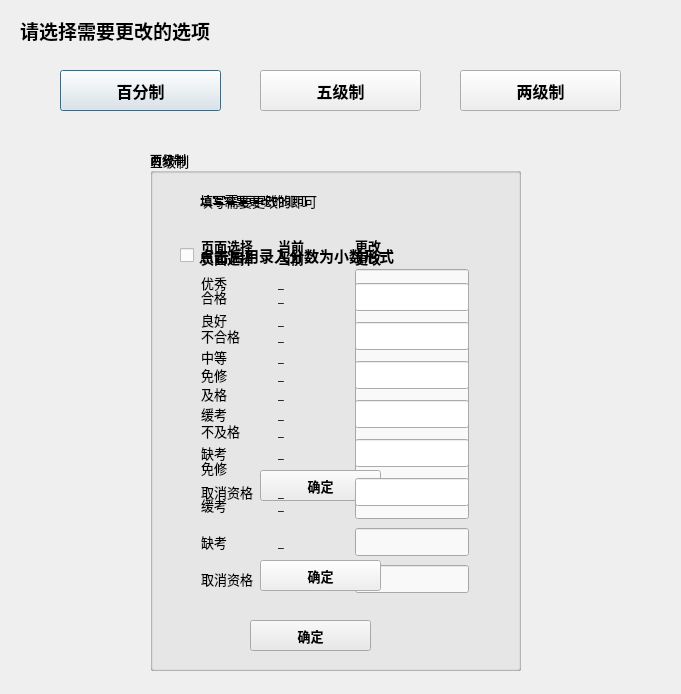
<?xml version="1.0" encoding="UTF-8"?>
<ui version="4.0">
 <class>MapDialog</class>
 <widget class="QDialog" name="MapDialog">
  <property name="geometry">
   <rect>
    <x>0</x>
    <y>0</y>
    <width>681</width>
    <height>694</height>
   </rect>
  </property>
  <property name="windowTitle">
   <string>更改分数映射</string>
  </property>
  <widget class="QPushButton" name="btn_hundred">
   <property name="geometry">
    <rect>
     <x>60</x>
     <y>70</y>
     <width>161</width>
     <height>41</height>
    </rect>
   </property>
   <property name="font">
    <font>
     <family>微软雅黑</family>
     <pointsize>12</pointsize>
     <weight>75</weight>
     <bold>true</bold>
    </font>
   </property>
   <property name="text">
    <string>百分制</string>
   </property>
  </widget>
  <widget class="QPushButton" name="btn_five">
   <property name="geometry">
    <rect>
     <x>260</x>
     <y>70</y>
     <width>161</width>
     <height>41</height>
    </rect>
   </property>
   <property name="font">
    <font>
     <family>微软雅黑</family>
     <pointsize>12</pointsize>
     <weight>75</weight>
     <bold>true</bold>
    </font>
   </property>
   <property name="text">
    <string>五级制</string>
   </property>
  </widget>
  <widget class="QPushButton" name="btn_two">
   <property name="geometry">
    <rect>
     <x>460</x>
     <y>70</y>
     <width>161</width>
     <height>41</height>
    </rect>
   </property>
   <property name="font">
    <font>
     <family>微软雅黑</family>
     <pointsize>12</pointsize>
     <weight>75</weight>
     <bold>true</bold>
    </font>
   </property>
   <property name="text">
    <string>两级制</string>
   </property>
  </widget>
  <widget class="QLabel" name="label">
   <property name="geometry">
    <rect>
     <x>20</x>
     <y>10</y>
     <width>371</width>
     <height>41</height>
    </rect>
   </property>
   <property name="font">
    <font>
     <family>微软雅黑</family>
     <pointsize>14</pointsize>
     <weight>75</weight>
     <bold>true</bold>
    </font>
   </property>
   <property name="text">
    <string>请选择需要更改的选项</string>
   </property>
  </widget>
  <widget class="QGroupBox" name="groupBox_five">
   <property name="geometry">
    <rect>
     <x>150</x>
     <y>150</y>
     <width>371</width>
     <height>521</height>
    </rect>
   </property>
   <property name="font">
    <font>
     <family>微软雅黑</family>
     <pointsize>10</pointsize>
    </font>
   </property>
   <property name="title">
    <string>五级制</string>
   </property>
   <widget class="QWidget" name="layoutWidget">
    <property name="geometry">
     <rect>
      <x>50</x>
      <y>80</y>
      <width>270</width>
      <height>371</height>
     </rect>
    </property>
    <layout class="QGridLayout" name="gridLayout">
     <item row="0" column="0">
      <widget class="QLabel" name="label_2">
       <property name="minimumSize">
        <size>
         <width>70</width>
         <height>30</height>
        </size>
       </property>
       <property name="maximumSize">
        <size>
         <width>70</width>
         <height>30</height>
        </size>
       </property>
       <property name="font">
        <font>
         <pointsize>10</pointsize>
         <weight>75</weight>
         <bold>true</bold>
        </font>
       </property>
       <property name="text">
        <string>页面选择</string>
       </property>
      </widget>
     </item>
     <item row="0" column="1">
      <widget class="QLabel" name="label_4">
       <property name="minimumSize">
        <size>
         <width>70</width>
         <height>30</height>
        </size>
       </property>
       <property name="maximumSize">
        <size>
         <width>70</width>
         <height>30</height>
        </size>
       </property>
       <property name="font">
        <font>
         <pointsize>10</pointsize>
         <weight>75</weight>
         <bold>true</bold>
        </font>
       </property>
       <property name="text">
        <string>当前</string>
       </property>
      </widget>
     </item>
     <item row="0" column="2">
      <widget class="QLabel" name="label_3">
       <property name="minimumSize">
        <size>
         <width>70</width>
         <height>30</height>
        </size>
       </property>
       <property name="maximumSize">
        <size>
         <width>70</width>
         <height>30</height>
        </size>
       </property>
       <property name="font">
        <font>
         <pointsize>10</pointsize>
         <weight>75</weight>
         <bold>true</bold>
        </font>
       </property>
       <property name="text">
        <string>更改</string>
       </property>
      </widget>
     </item>
     <item row="1" column="0">
      <widget class="QLabel" name="label_17">
       <property name="minimumSize">
        <size>
         <width>70</width>
         <height>30</height>
        </size>
       </property>
       <property name="maximumSize">
        <size>
         <width>70</width>
         <height>30</height>
        </size>
       </property>
       <property name="font">
        <font>
         <family>微软雅黑</family>
         <pointsize>10</pointsize>
        </font>
       </property>
       <property name="text">
        <string>优秀</string>
       </property>
      </widget>
     </item>
     <item row="1" column="1">
      <widget class="QLabel" name="five_now_you">
       <property name="minimumSize">
        <size>
         <width>70</width>
         <height>30</height>
        </size>
       </property>
       <property name="maximumSize">
        <size>
         <width>70</width>
         <height>30</height>
        </size>
       </property>
       <property name="text">
        <string>_</string>
       </property>
      </widget>
     </item>
     <item row="1" column="2">
      <widget class="QLineEdit" name="five_edit_you">
       <property name="minimumSize">
        <size>
         <width>114</width>
         <height>28</height>
        </size>
       </property>
       <property name="maximumSize">
        <size>
         <width>114</width>
         <height>28</height>
        </size>
       </property>
       <property name="font">
        <font>
         <family>微软雅黑</family>
        </font>
       </property>
      </widget>
     </item>
     <item row="2" column="0">
      <widget class="QLabel" name="label_22">
       <property name="minimumSize">
        <size>
         <width>70</width>
         <height>30</height>
        </size>
       </property>
       <property name="maximumSize">
        <size>
         <width>70</width>
         <height>30</height>
        </size>
       </property>
       <property name="font">
        <font>
         <family>微软雅黑</family>
         <pointsize>10</pointsize>
        </font>
       </property>
       <property name="text">
        <string>良好</string>
       </property>
      </widget>
     </item>
     <item row="2" column="1">
      <widget class="QLabel" name="five_now_liang">
       <property name="minimumSize">
        <size>
         <width>70</width>
         <height>30</height>
        </size>
       </property>
       <property name="maximumSize">
        <size>
         <width>70</width>
         <height>30</height>
        </size>
       </property>
       <property name="text">
        <string>_</string>
       </property>
      </widget>
     </item>
     <item row="2" column="2">
      <widget class="QLineEdit" name="five_edit_liang">
       <property name="minimumSize">
        <size>
         <width>114</width>
         <height>28</height>
        </size>
       </property>
       <property name="maximumSize">
        <size>
         <width>114</width>
         <height>28</height>
        </size>
       </property>
       <property name="font">
        <font>
         <family>微软雅黑</family>
        </font>
       </property>
      </widget>
     </item>
     <item row="3" column="0">
      <widget class="QLabel" name="label_20">
       <property name="minimumSize">
        <size>
         <width>70</width>
         <height>30</height>
        </size>
       </property>
       <property name="maximumSize">
        <size>
         <width>70</width>
         <height>30</height>
        </size>
       </property>
       <property name="font">
        <font>
         <family>微软雅黑</family>
         <pointsize>10</pointsize>
        </font>
       </property>
       <property name="text">
        <string>中等</string>
       </property>
      </widget>
     </item>
     <item row="3" column="1">
      <widget class="QLabel" name="five_now_zhong">
       <property name="minimumSize">
        <size>
         <width>70</width>
         <height>30</height>
        </size>
       </property>
       <property name="maximumSize">
        <size>
         <width>70</width>
         <height>30</height>
        </size>
       </property>
       <property name="text">
        <string>_</string>
       </property>
      </widget>
     </item>
     <item row="3" column="2">
      <widget class="QLineEdit" name="five_edit_zhong">
       <property name="minimumSize">
        <size>
         <width>114</width>
         <height>28</height>
        </size>
       </property>
       <property name="maximumSize">
        <size>
         <width>114</width>
         <height>28</height>
        </size>
       </property>
       <property name="font">
        <font>
         <family>微软雅黑</family>
        </font>
       </property>
      </widget>
     </item>
     <item row="4" column="0">
      <widget class="QLabel" name="label_18">
       <property name="minimumSize">
        <size>
         <width>70</width>
         <height>30</height>
        </size>
       </property>
       <property name="maximumSize">
        <size>
         <width>70</width>
         <height>30</height>
        </size>
       </property>
       <property name="font">
        <font>
         <family>微软雅黑</family>
         <pointsize>10</pointsize>
        </font>
       </property>
       <property name="text">
        <string>及格</string>
       </property>
      </widget>
     </item>
     <item row="4" column="1">
      <widget class="QLabel" name="five_now_jige">
       <property name="minimumSize">
        <size>
         <width>70</width>
         <height>30</height>
        </size>
       </property>
       <property name="maximumSize">
        <size>
         <width>70</width>
         <height>30</height>
        </size>
       </property>
       <property name="text">
        <string>_</string>
       </property>
      </widget>
     </item>
     <item row="4" column="2">
      <widget class="QLineEdit" name="five_edit_jige">
       <property name="minimumSize">
        <size>
         <width>114</width>
         <height>28</height>
        </size>
       </property>
       <property name="maximumSize">
        <size>
         <width>114</width>
         <height>28</height>
        </size>
       </property>
       <property name="font">
        <font>
         <family>微软雅黑</family>
        </font>
       </property>
      </widget>
     </item>
     <item row="5" column="0">
      <widget class="QLabel" name="label_21">
       <property name="minimumSize">
        <size>
         <width>70</width>
         <height>30</height>
        </size>
       </property>
       <property name="maximumSize">
        <size>
         <width>70</width>
         <height>30</height>
        </size>
       </property>
       <property name="font">
        <font>
         <family>微软雅黑</family>
         <pointsize>10</pointsize>
        </font>
       </property>
       <property name="text">
        <string>不及格</string>
       </property>
      </widget>
     </item>
     <item row="5" column="1">
      <widget class="QLabel" name="five_now_bujige">
       <property name="minimumSize">
        <size>
         <width>70</width>
         <height>30</height>
        </size>
       </property>
       <property name="maximumSize">
        <size>
         <width>70</width>
         <height>30</height>
        </size>
       </property>
       <property name="text">
        <string>_</string>
       </property>
      </widget>
     </item>
     <item row="5" column="2">
      <widget class="QLineEdit" name="five_edit_bujige">
       <property name="minimumSize">
        <size>
         <width>114</width>
         <height>28</height>
        </size>
       </property>
       <property name="maximumSize">
        <size>
         <width>114</width>
         <height>28</height>
        </size>
       </property>
       <property name="font">
        <font>
         <family>微软雅黑</family>
        </font>
       </property>
      </widget>
     </item>
     <item row="6" column="0">
      <widget class="QLabel" name="label_19">
       <property name="minimumSize">
        <size>
         <width>70</width>
         <height>30</height>
        </size>
       </property>
       <property name="maximumSize">
        <size>
         <width>70</width>
         <height>30</height>
        </size>
       </property>
       <property name="font">
        <font>
         <family>微软雅黑</family>
         <pointsize>10</pointsize>
        </font>
       </property>
       <property name="text">
        <string>免修</string>
       </property>
      </widget>
     </item>
     <item row="6" column="1">
      <widget class="QLabel" name="five_now_mianxiu">
       <property name="minimumSize">
        <size>
         <width>70</width>
         <height>30</height>
        </size>
       </property>
       <property name="maximumSize">
        <size>
         <width>70</width>
         <height>30</height>
        </size>
       </property>
       <property name="text">
        <string>_</string>
       </property>
      </widget>
     </item>
     <item row="6" column="2">
      <widget class="QLineEdit" name="five_edit_mianxiu">
       <property name="minimumSize">
        <size>
         <width>114</width>
         <height>28</height>
        </size>
       </property>
       <property name="maximumSize">
        <size>
         <width>114</width>
         <height>28</height>
        </size>
       </property>
       <property name="font">
        <font>
         <family>微软雅黑</family>
        </font>
       </property>
      </widget>
     </item>
     <item row="7" column="0">
      <widget class="QLabel" name="label_23">
       <property name="minimumSize">
        <size>
         <width>70</width>
         <height>30</height>
        </size>
       </property>
       <property name="maximumSize">
        <size>
         <width>70</width>
         <height>30</height>
        </size>
       </property>
       <property name="font">
        <font>
         <family>微软雅黑</family>
         <pointsize>10</pointsize>
        </font>
       </property>
       <property name="text">
        <string>缓考</string>
       </property>
      </widget>
     </item>
     <item row="7" column="1">
      <widget class="QLabel" name="five_now_huankao">
       <property name="minimumSize">
        <size>
         <width>70</width>
         <height>30</height>
        </size>
       </property>
       <property name="maximumSize">
        <size>
         <width>70</width>
         <height>30</height>
        </size>
       </property>
       <property name="text">
        <string>_</string>
       </property>
      </widget>
     </item>
     <item row="7" column="2">
      <widget class="QLineEdit" name="five_edit_huankao">
       <property name="minimumSize">
        <size>
         <width>114</width>
         <height>28</height>
        </size>
       </property>
       <property name="maximumSize">
        <size>
         <width>114</width>
         <height>28</height>
        </size>
       </property>
       <property name="font">
        <font>
         <family>微软雅黑</family>
        </font>
       </property>
      </widget>
     </item>
     <item row="8" column="0">
      <widget class="QLabel" name="label_9">
       <property name="minimumSize">
        <size>
         <width>70</width>
         <height>30</height>
        </size>
       </property>
       <property name="maximumSize">
        <size>
         <width>70</width>
         <height>30</height>
        </size>
       </property>
       <property name="font">
        <font>
         <family>微软雅黑</family>
         <pointsize>10</pointsize>
        </font>
       </property>
       <property name="text">
        <string>缺考</string>
       </property>
      </widget>
     </item>
     <item row="8" column="1">
      <widget class="QLabel" name="five_now_quekao">
       <property name="minimumSize">
        <size>
         <width>70</width>
         <height>30</height>
        </size>
       </property>
       <property name="maximumSize">
        <size>
         <width>70</width>
         <height>30</height>
        </size>
       </property>
       <property name="text">
        <string>_</string>
       </property>
      </widget>
     </item>
     <item row="8" column="2">
      <widget class="QLineEdit" name="five_edit_quekao">
       <property name="minimumSize">
        <size>
         <width>114</width>
         <height>28</height>
        </size>
       </property>
       <property name="maximumSize">
        <size>
         <width>114</width>
         <height>28</height>
        </size>
       </property>
       <property name="font">
        <font>
         <family>微软雅黑</family>
        </font>
       </property>
      </widget>
     </item>
     <item row="9" column="0">
      <widget class="QLabel" name="label_10">
       <property name="minimumSize">
        <size>
         <width>70</width>
         <height>30</height>
        </size>
       </property>
       <property name="maximumSize">
        <size>
         <width>70</width>
         <height>30</height>
        </size>
       </property>
       <property name="font">
        <font>
         <family>微软雅黑</family>
         <pointsize>10</pointsize>
        </font>
       </property>
       <property name="text">
        <string>取消资格</string>
       </property>
      </widget>
     </item>
     <item row="9" column="1">
      <widget class="QLabel" name="five_now_quxiaozige">
       <property name="minimumSize">
        <size>
         <width>70</width>
         <height>30</height>
        </size>
       </property>
       <property name="maximumSize">
        <size>
         <width>70</width>
         <height>30</height>
        </size>
       </property>
       <property name="text">
        <string>_</string>
       </property>
      </widget>
     </item>
     <item row="9" column="2">
      <widget class="QLineEdit" name="five_edit_quxiaozige">
       <property name="minimumSize">
        <size>
         <width>114</width>
         <height>28</height>
        </size>
       </property>
       <property name="maximumSize">
        <size>
         <width>114</width>
         <height>28</height>
        </size>
       </property>
       <property name="font">
        <font>
         <family>微软雅黑</family>
        </font>
       </property>
      </widget>
     </item>
    </layout>
   </widget>
   <widget class="QPushButton" name="btn_five_confirm">
    <property name="geometry">
     <rect>
      <x>100</x>
      <y>470</y>
      <width>121</width>
      <height>31</height>
     </rect>
    </property>
    <property name="font">
     <font>
      <pointsize>10</pointsize>
      <weight>75</weight>
      <bold>true</bold>
     </font>
    </property>
    <property name="cursor">
     <cursorShape>PointingHandCursor</cursorShape>
    </property>
    <property name="text">
     <string>确定</string>
    </property>
   </widget>
   <widget class="QLabel" name="label_tip">
    <property name="geometry">
     <rect>
      <x>50</x>
      <y>30</y>
      <width>261</width>
      <height>41</height>
     </rect>
    </property>
    <property name="text">
     <string>填写需要更改的即可</string>
    </property>
   </widget>
  </widget>
  <widget class="QGroupBox" name="groupBox_hundred">
   <property name="geometry">
    <rect>
     <x>150</x>
     <y>150</y>
     <width>371</width>
     <height>521</height>
    </rect>
   </property>
   <property name="font">
    <font>
     <family>微软雅黑</family>
    </font>
   </property>
   <property name="title">
    <string>百分制</string>
   </property>
   <widget class="QCheckBox" name="hundred_double_checkBox">
    <property name="geometry">
     <rect>
      <x>30</x>
      <y>70</y>
      <width>241</width>
      <height>71</height>
     </rect>
    </property>
    <property name="font">
     <font>
      <family>微软雅黑</family>
      <pointsize>11</pointsize>
      <weight>75</weight>
      <bold>true</bold>
     </font>
    </property>
    <property name="text">
     <string>点击启用录入分数为小数形式</string>
    </property>
   </widget>
   <widget class="QPushButton" name="btn_hundred_confirm">
    <property name="geometry">
     <rect>
      <x>110</x>
      <y>320</y>
      <width>121</width>
      <height>31</height>
     </rect>
    </property>
    <property name="font">
     <font>
      <pointsize>10</pointsize>
      <weight>75</weight>
      <bold>true</bold>
     </font>
    </property>
    <property name="cursor">
     <cursorShape>PointingHandCursor</cursorShape>
    </property>
    <property name="text">
     <string>确定</string>
    </property>
   </widget>
  </widget>
  <widget class="QGroupBox" name="groupBox_two">
   <property name="geometry">
    <rect>
     <x>150</x>
     <y>150</y>
     <width>371</width>
     <height>521</height>
    </rect>
   </property>
   <property name="font">
    <font>
     <family>微软雅黑</family>
    </font>
   </property>
   <property name="title">
    <string>两级制</string>
   </property>
   <widget class="QWidget" name="layoutWidget">
    <property name="geometry">
     <rect>
      <x>50</x>
      <y>90</y>
      <width>270</width>
      <height>271</height>
     </rect>
    </property>
    <layout class="QGridLayout" name="gridLayout_2">
     <item row="6" column="2">
      <widget class="QLineEdit" name="two_edit_quxiaozige">
       <property name="minimumSize">
        <size>
         <width>114</width>
         <height>28</height>
        </size>
       </property>
       <property name="maximumSize">
        <size>
         <width>114</width>
         <height>28</height>
        </size>
       </property>
       <property name="font">
        <font>
         <family>微软雅黑</family>
        </font>
       </property>
      </widget>
     </item>
     <item row="2" column="0">
      <widget class="QLabel" name="label_15">
       <property name="minimumSize">
        <size>
         <width>70</width>
         <height>30</height>
        </size>
       </property>
       <property name="maximumSize">
        <size>
         <width>70</width>
         <height>30</height>
        </size>
       </property>
       <property name="font">
        <font>
         <family>微软雅黑</family>
         <pointsize>10</pointsize>
        </font>
       </property>
       <property name="text">
        <string>不合格</string>
       </property>
      </widget>
     </item>
     <item row="1" column="1">
      <widget class="QLabel" name="two_now_hege">
       <property name="minimumSize">
        <size>
         <width>70</width>
         <height>30</height>
        </size>
       </property>
       <property name="maximumSize">
        <size>
         <width>70</width>
         <height>30</height>
        </size>
       </property>
       <property name="font">
        <font>
         <family>微软雅黑</family>
         <pointsize>10</pointsize>
        </font>
       </property>
       <property name="text">
        <string>_</string>
       </property>
      </widget>
     </item>
     <item row="2" column="1">
      <widget class="QLabel" name="two_now_buhege">
       <property name="minimumSize">
        <size>
         <width>70</width>
         <height>30</height>
        </size>
       </property>
       <property name="maximumSize">
        <size>
         <width>70</width>
         <height>30</height>
        </size>
       </property>
       <property name="font">
        <font>
         <family>微软雅黑</family>
         <pointsize>10</pointsize>
        </font>
       </property>
       <property name="text">
        <string>_</string>
       </property>
      </widget>
     </item>
     <item row="1" column="0">
      <widget class="QLabel" name="label_16">
       <property name="minimumSize">
        <size>
         <width>70</width>
         <height>30</height>
        </size>
       </property>
       <property name="maximumSize">
        <size>
         <width>70</width>
         <height>30</height>
        </size>
       </property>
       <property name="font">
        <font>
         <family>微软雅黑</family>
         <pointsize>10</pointsize>
        </font>
       </property>
       <property name="text">
        <string>合格</string>
       </property>
      </widget>
     </item>
     <item row="3" column="0">
      <widget class="QLabel" name="label_14">
       <property name="minimumSize">
        <size>
         <width>70</width>
         <height>30</height>
        </size>
       </property>
       <property name="maximumSize">
        <size>
         <width>70</width>
         <height>30</height>
        </size>
       </property>
       <property name="font">
        <font>
         <family>微软雅黑</family>
         <pointsize>10</pointsize>
        </font>
       </property>
       <property name="text">
        <string>免修</string>
       </property>
      </widget>
     </item>
     <item row="3" column="1">
      <widget class="QLabel" name="two_now_mianxiu">
       <property name="minimumSize">
        <size>
         <width>70</width>
         <height>30</height>
        </size>
       </property>
       <property name="maximumSize">
        <size>
         <width>70</width>
         <height>30</height>
        </size>
       </property>
       <property name="font">
        <font>
         <family>微软雅黑</family>
         <pointsize>10</pointsize>
        </font>
       </property>
       <property name="text">
        <string>_</string>
       </property>
      </widget>
     </item>
     <item row="2" column="2">
      <widget class="QLineEdit" name="two_edit_buhege">
       <property name="minimumSize">
        <size>
         <width>114</width>
         <height>28</height>
        </size>
       </property>
       <property name="maximumSize">
        <size>
         <width>114</width>
         <height>28</height>
        </size>
       </property>
       <property name="font">
        <font>
         <family>微软雅黑</family>
        </font>
       </property>
      </widget>
     </item>
     <item row="1" column="2">
      <widget class="QLineEdit" name="two_edit_hege">
       <property name="minimumSize">
        <size>
         <width>114</width>
         <height>28</height>
        </size>
       </property>
       <property name="maximumSize">
        <size>
         <width>114</width>
         <height>28</height>
        </size>
       </property>
       <property name="font">
        <font>
         <family>微软雅黑</family>
        </font>
       </property>
      </widget>
     </item>
     <item row="5" column="1">
      <widget class="QLabel" name="two_now_quekao">
       <property name="minimumSize">
        <size>
         <width>70</width>
         <height>30</height>
        </size>
       </property>
       <property name="maximumSize">
        <size>
         <width>70</width>
         <height>30</height>
        </size>
       </property>
       <property name="font">
        <font>
         <family>微软雅黑</family>
         <pointsize>10</pointsize>
        </font>
       </property>
       <property name="text">
        <string>_</string>
       </property>
      </widget>
     </item>
     <item row="4" column="0">
      <widget class="QLabel" name="label_13">
       <property name="minimumSize">
        <size>
         <width>70</width>
         <height>30</height>
        </size>
       </property>
       <property name="maximumSize">
        <size>
         <width>70</width>
         <height>30</height>
        </size>
       </property>
       <property name="font">
        <font>
         <family>微软雅黑</family>
         <pointsize>10</pointsize>
        </font>
       </property>
       <property name="text">
        <string>缓考</string>
       </property>
      </widget>
     </item>
     <item row="4" column="2">
      <widget class="QLineEdit" name="two_edit_huankao">
       <property name="minimumSize">
        <size>
         <width>114</width>
         <height>28</height>
        </size>
       </property>
       <property name="maximumSize">
        <size>
         <width>114</width>
         <height>28</height>
        </size>
       </property>
       <property name="font">
        <font>
         <family>微软雅黑</family>
        </font>
       </property>
      </widget>
     </item>
     <item row="4" column="1">
      <widget class="QLabel" name="two_now_huankao">
       <property name="minimumSize">
        <size>
         <width>70</width>
         <height>30</height>
        </size>
       </property>
       <property name="maximumSize">
        <size>
         <width>70</width>
         <height>30</height>
        </size>
       </property>
       <property name="font">
        <font>
         <family>微软雅黑</family>
         <pointsize>10</pointsize>
        </font>
       </property>
       <property name="text">
        <string>_</string>
       </property>
      </widget>
     </item>
     <item row="5" column="2">
      <widget class="QLineEdit" name="two_edit_quekao">
       <property name="minimumSize">
        <size>
         <width>114</width>
         <height>28</height>
        </size>
       </property>
       <property name="maximumSize">
        <size>
         <width>114</width>
         <height>28</height>
        </size>
       </property>
       <property name="font">
        <font>
         <family>微软雅黑</family>
        </font>
       </property>
      </widget>
     </item>
     <item row="3" column="2">
      <widget class="QLineEdit" name="two_edit_mianxiu">
       <property name="minimumSize">
        <size>
         <width>114</width>
         <height>28</height>
        </size>
       </property>
       <property name="maximumSize">
        <size>
         <width>114</width>
         <height>28</height>
        </size>
       </property>
       <property name="font">
        <font>
         <family>微软雅黑</family>
        </font>
       </property>
      </widget>
     </item>
     <item row="6" column="0">
      <widget class="QLabel" name="label_11">
       <property name="minimumSize">
        <size>
         <width>70</width>
         <height>30</height>
        </size>
       </property>
       <property name="maximumSize">
        <size>
         <width>70</width>
         <height>30</height>
        </size>
       </property>
       <property name="font">
        <font>
         <family>微软雅黑</family>
         <pointsize>10</pointsize>
        </font>
       </property>
       <property name="text">
        <string>取消资格</string>
       </property>
      </widget>
     </item>
     <item row="5" column="0">
      <widget class="QLabel" name="label_12">
       <property name="minimumSize">
        <size>
         <width>70</width>
         <height>30</height>
        </size>
       </property>
       <property name="maximumSize">
        <size>
         <width>70</width>
         <height>30</height>
        </size>
       </property>
       <property name="font">
        <font>
         <family>微软雅黑</family>
         <pointsize>10</pointsize>
        </font>
       </property>
       <property name="text">
        <string>缺考</string>
       </property>
      </widget>
     </item>
     <item row="6" column="1">
      <widget class="QLabel" name="two_now_quxiaozige">
       <property name="minimumSize">
        <size>
         <width>70</width>
         <height>30</height>
        </size>
       </property>
       <property name="maximumSize">
        <size>
         <width>70</width>
         <height>30</height>
        </size>
       </property>
       <property name="font">
        <font>
         <family>微软雅黑</family>
         <pointsize>10</pointsize>
        </font>
       </property>
       <property name="text">
        <string>_</string>
       </property>
      </widget>
     </item>
     <item row="0" column="2">
      <widget class="QLabel" name="label_7">
       <property name="minimumSize">
        <size>
         <width>70</width>
         <height>30</height>
        </size>
       </property>
       <property name="maximumSize">
        <size>
         <width>70</width>
         <height>30</height>
        </size>
       </property>
       <property name="font">
        <font>
         <pointsize>10</pointsize>
         <weight>75</weight>
         <bold>true</bold>
        </font>
       </property>
       <property name="text">
        <string>更改</string>
       </property>
      </widget>
     </item>
     <item row="0" column="0">
      <widget class="QLabel" name="label_5">
       <property name="minimumSize">
        <size>
         <width>70</width>
         <height>30</height>
        </size>
       </property>
       <property name="maximumSize">
        <size>
         <width>70</width>
         <height>30</height>
        </size>
       </property>
       <property name="font">
        <font>
         <pointsize>10</pointsize>
         <weight>75</weight>
         <bold>true</bold>
        </font>
       </property>
       <property name="text">
        <string>页面选择</string>
       </property>
      </widget>
     </item>
     <item row="0" column="1">
      <widget class="QLabel" name="label_6">
       <property name="minimumSize">
        <size>
         <width>70</width>
         <height>30</height>
        </size>
       </property>
       <property name="maximumSize">
        <size>
         <width>70</width>
         <height>30</height>
        </size>
       </property>
       <property name="font">
        <font>
         <pointsize>10</pointsize>
         <weight>75</weight>
         <bold>true</bold>
        </font>
       </property>
       <property name="text">
        <string>当前</string>
       </property>
      </widget>
     </item>
    </layout>
   </widget>
   <widget class="QPushButton" name="btn_two_confirm">
    <property name="geometry">
     <rect>
      <x>110</x>
      <y>410</y>
      <width>121</width>
      <height>31</height>
     </rect>
    </property>
    <property name="font">
     <font>
      <pointsize>10</pointsize>
      <weight>75</weight>
      <bold>true</bold>
     </font>
    </property>
    <property name="cursor">
     <cursorShape>PointingHandCursor</cursorShape>
    </property>
    <property name="text">
     <string>确定</string>
    </property>
   </widget>
   <widget class="QLabel" name="label_tip_2">
    <property name="geometry">
     <rect>
      <x>50</x>
      <y>30</y>
      <width>261</width>
      <height>41</height>
     </rect>
    </property>
    <property name="text">
     <string>填写需要更改的即可</string>
    </property>
   </widget>
  </widget>
 </widget>
 <resources/>
 <connections/>
</ui>
